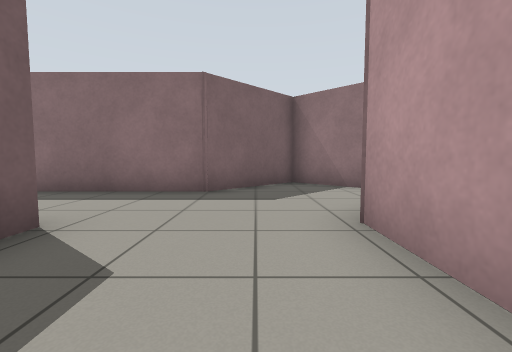
view 1 (above)

12 first-person views from a walk through a Gazebo world. The camera is 0.72 m above the floor, tilts 4° down and sees 90° across. The floor is counted in squares, 1 m on a side. Each view is taken from the middle of a square. On the plan, view 1 faces up. The plan holds only what a view shows up to about 9 squares ahead; the rest is blank. The place goes on beyond the plan.

view 2
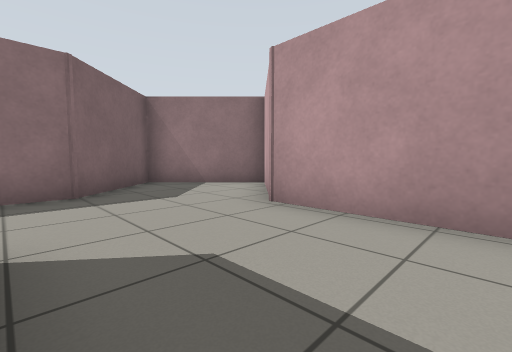

view 3
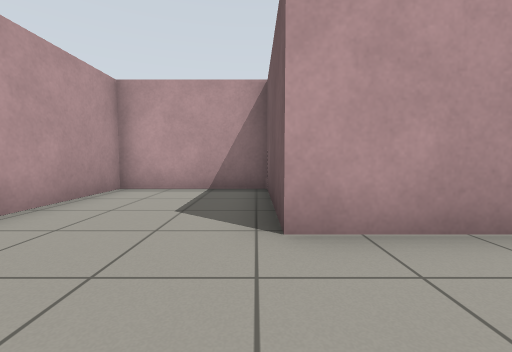

view 4
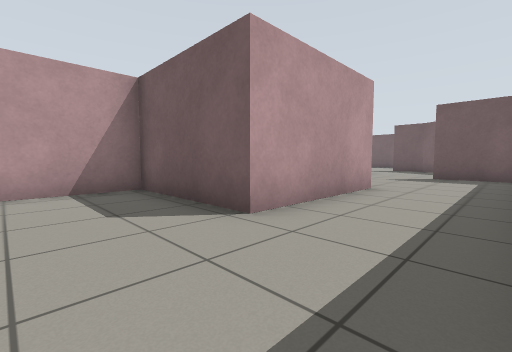

view 5
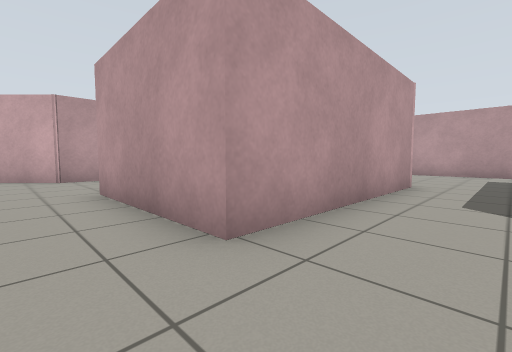

view 6
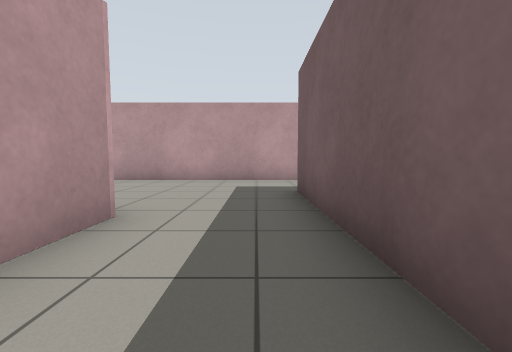

view 7
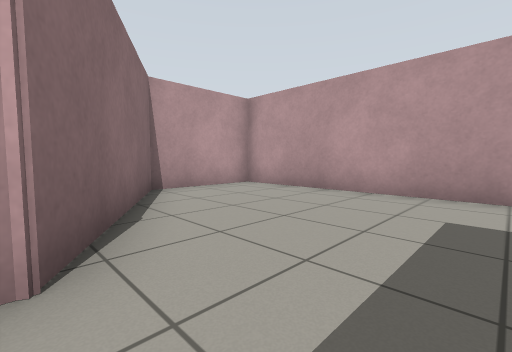

view 8
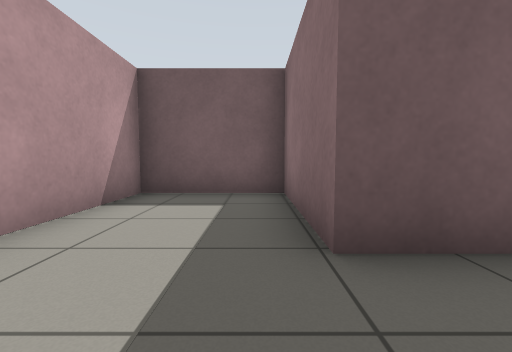

view 9
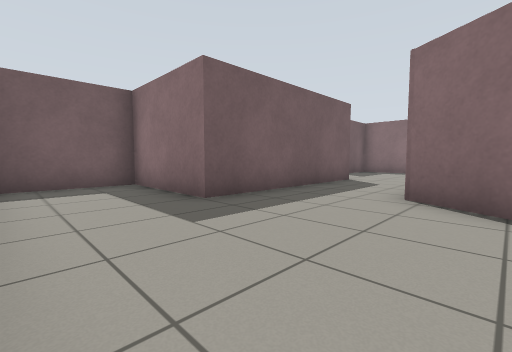

view 10
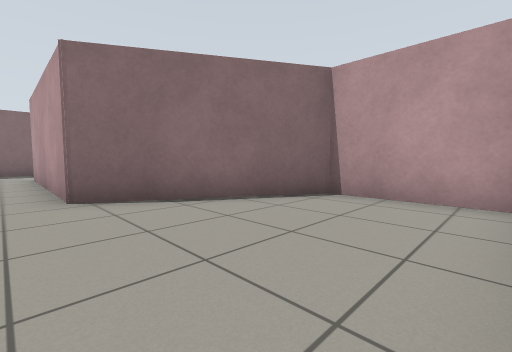

view 11
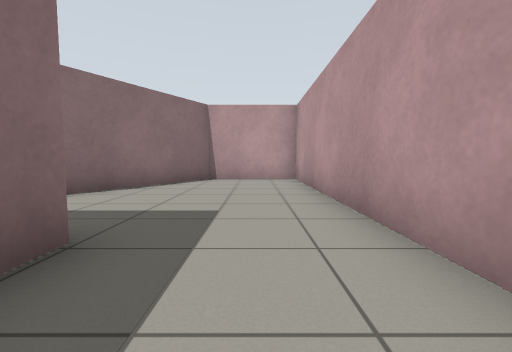

view 12
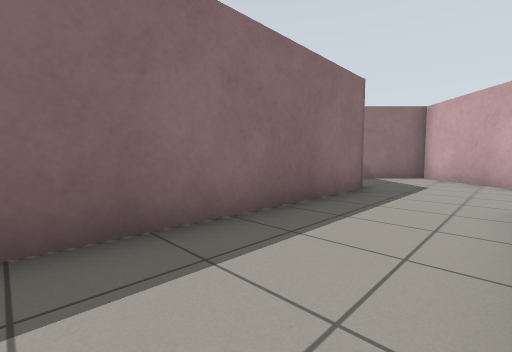

### Floor plan
Points are (right, up) in squares from view 1. A wall is a line through its corners. A room is listed if a view was taken in it or the views show most of it. See-through windows are left out.
Room 1 (views 1, 2, 3, 4)
walls: (-6.3, 2.6) (-2.3, 2.6) (-2.3, -1) (1.2, -1) (1.2, 2.8) (3.5, 5.2) (1.1, 7.6) (-1.1, 5.5) (-7.1, 5.5)
ways out: opening at (-7, 3.5) to room 2
Room 2 (views 5, 6, 7, 8, 9, 10, 11, 12)
walls: (-8.9, 0.4) (-8.9, -5.4) (-12.2, -5.4) (-12.2, -8.4) (-2.3, -8.4) (-2.3, -5.4) (-6.3, -3.1) (-6.3, 2.6); (-10.5, 5.1) (-10.5, 3)
ways out: opening at (-7, 3.5) to room 1

Positions as (right, up) in squares from view 1, and headings:
1: (0, 0), facing up
2: (-2, 0), facing up-right
3: (-2, 5), facing down
4: (0, 5), facing down-left
5: (-8, 4), facing down-right
6: (-8, 0), facing down
7: (-8, -3), facing down-right
8: (-7, -6), facing left
9: (-5, -8), facing up-left
10: (-7, -8), facing up-right
11: (-11, -7), facing right
12: (-7, 3), facing up-right
